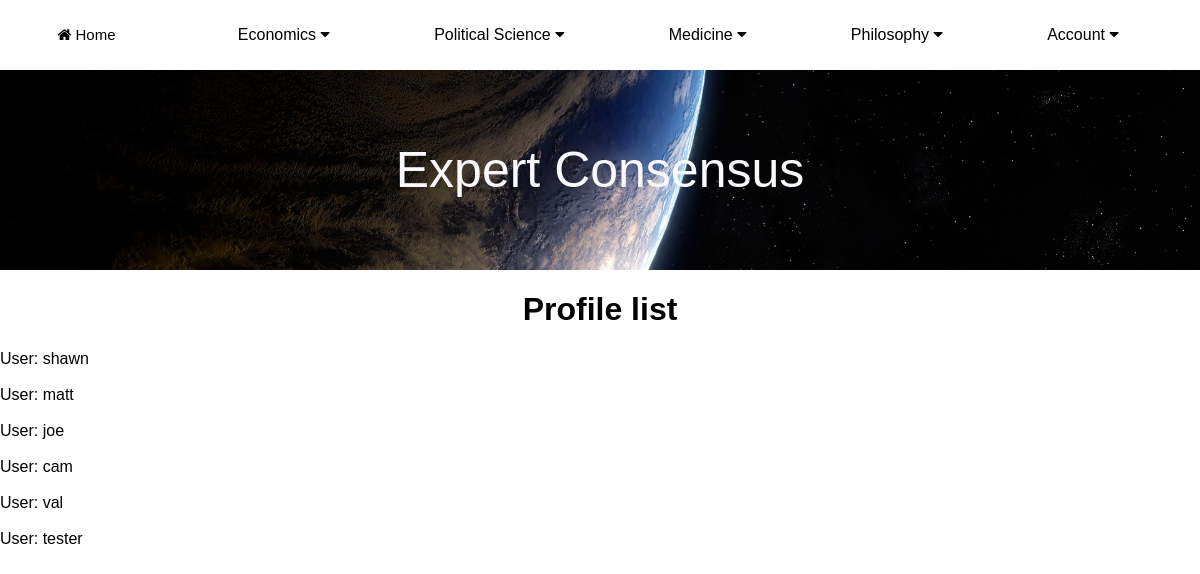
/MainApp/profile_list/ (signed in), run on an earlier commit of the app's database.
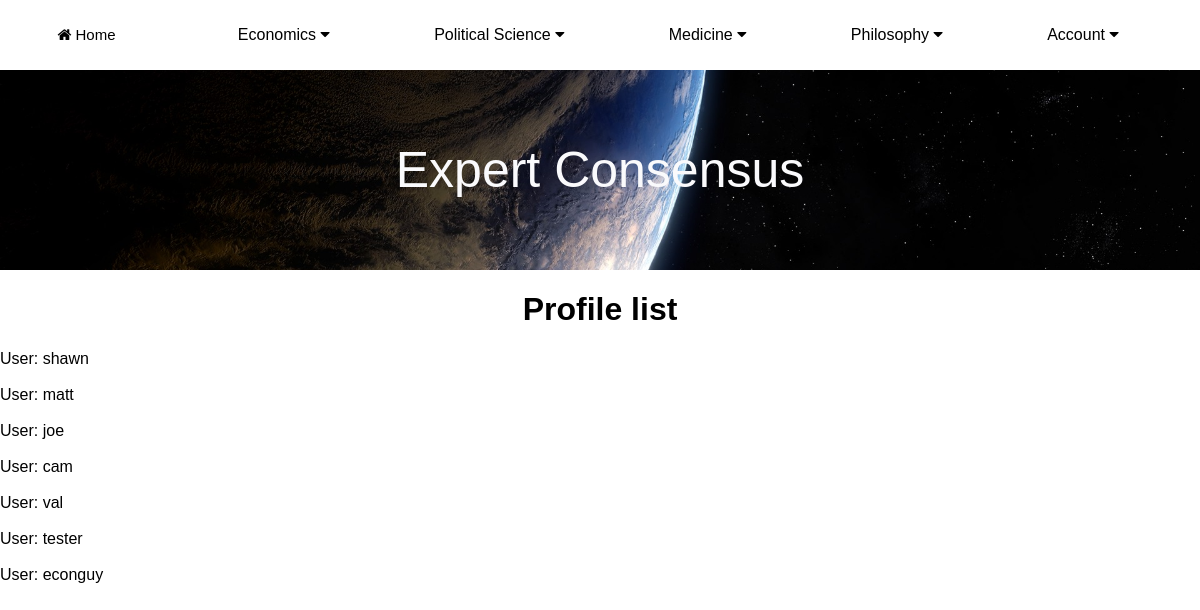
And on a later commit of the database.
### MainApp/models.py (models this page shows, shortened)
class Profile(models.Model):
    field1 = "philosophy"
    field2 = "economics"
    field3 = "medicine"
    field4 = "political_science"
    fields = ((field1, 'Philosophy'), (field2, "Economics"),
              (field3, "Medicine"), (field4, "Political Science"),)
    user = models.OneToOneField(User, null=True, on_delete=models.CASCADE)
    follows = models.ManyToManyField("self",
                                     related_name="followed_by",
                                     symmetrical=False,
                                     blank=True)
    academic_field = models.CharField(max_length=30, choices=fields, default="No Field Selected")
    bio = models.TextField(default='')
    profile_picture = models.ImageField(null=True, blank=True, upload_to="images/profile/")
    github_url = models.CharField(max_length=255, null=True, blank=True)
    linkedin_url = models.CharField(max_length=255, null=True, blank=True)

### MainApp/views.py (the view)
# urls.py: path('profile_list/', views.profile_list, name='profile_list'),
def profile_list(request):
    profiles = Profile.objects.exclude(user=request.user)
    return render(request, 'MainApp/post/profile_list.html', {'profiles':profiles})

### MainApp/templates/MainApp/post/profile_list.html (shortened to what this page needs)
{% extends "MainApp/base.html" %}
{% block content %}
<h1>Profile list</h1>
{% if profiles %}
    {% for profile in profiles %}
        User: {{ profile.user.username }}
        <br><br>
    {% endfor %}
{% endif %}
{% endblock %}

What changed in the data, as far as the page shows it:
added Profile: user.username "econguy"
